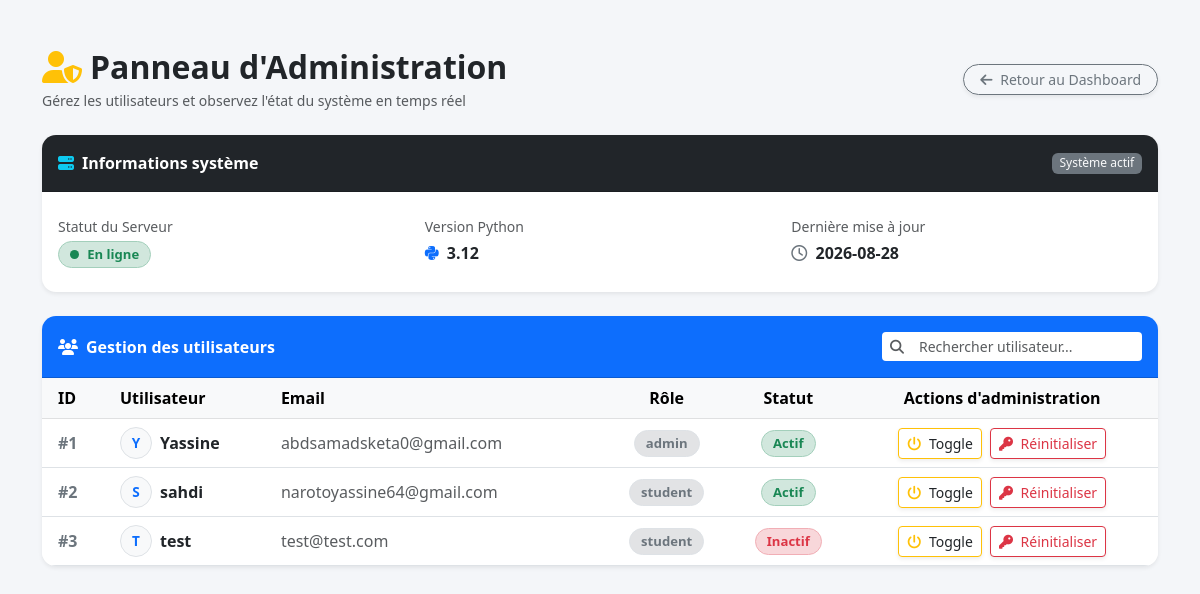
Page /admin (signed in) on the earlier database version.
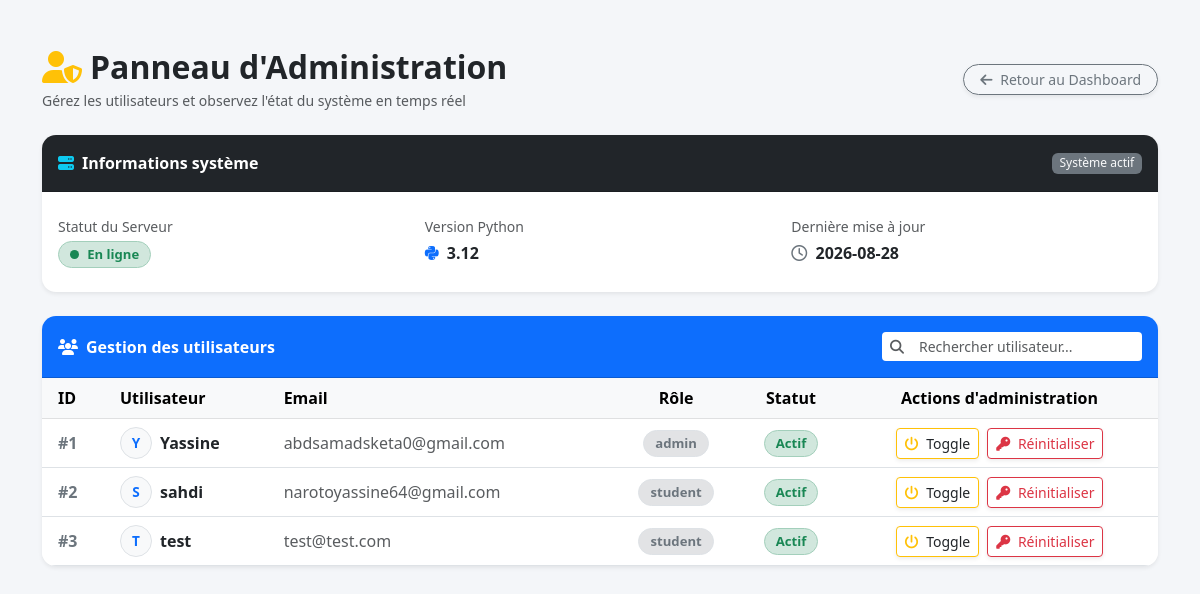
Same page on the later database version.
### tables this page shows
CREATE TABLE users (
            id INTEGER PRIMARY KEY AUTOINCREMENT,
            username TEXT UNIQUE NOT NULL,
            email TEXT UNIQUE NOT NULL,
            password TEXT NOT NULL,
            is_active INTEGER DEFAULT 1,
            created_at TIMESTAMP DEFAULT CURRENT_TIMESTAMP
        , role TEXT DEFAULT 'student', status TEXT DEFAULT 'Actif');

### app.py (the view)
@app.route('/admin')
def admin_panel():
    if not g.user or g.user['role'] != 'admin':
        return redirect('/')
    conn = get_db()
    users = conn.execute("SELECT id, username, email, role, status FROM users").fetchall()
    conn.close()
    system_info = {
        'python_version': '3.12',
        'status': 'Opérationnel',
        'server_time': '2026-08-28'
    }
    return render_template('admin.html', users=users, system_info=system_info)

### app.py (called while the page is built)
def get_db():
    conn = sqlite3.connect("database.db")
    conn.row_factory = sqlite3.Row
    return conn

@app.before_request
def load_logged_in_user():
    user_id = session.get("user_id")
    if user_id is None:
        g.user = None
    else:
        conn = get_db()
        g.user = conn.execute("SELECT * FROM users WHERE id = ?", (user_id,)).fetchone()
        conn.close()

### templates/admin.html (shortened to what the changed rows need)
<!DOCTYPE html>
<html lang="fr">
<head>
    <link href="https://cdn.jsdelivr.net/npm/bootstrap@5.3.0/dist/css/bootstrap.min.css" rel="stylesheet">
    <link rel="stylesheet" href="https://cdnjs.cloudflare.com/ajax/libs/font-awesome/6.4.0/css/all.min.css">
</head>
<body>
<div class="container py-5">
    <div class="d-flex flex-column flex-md-row justify-content-between align-items-md-center mb-4 gap-3">
        <div>
            <h2 class="fw-bold mb-1 text-dark">
                <i class="fa-solid fa-user-shield me-2 text-warning"></i>Panneau d'Administration
            </h2>
        </div>
    </div>
    <div class="row g-4">
        <div class="col-md-12">
            <div class="card card-modern shadow-sm border-0">
                <div class="card-body p-0">
                    <div class="table-responsive">
                        <table class="table table-hover align-middle mb-0" id="usersTable">
                            <thead class="table-light text-secondary">
                                <tr>
                                    <th scope="col" class="ps-3" style="width: 70px;">ID</th>
                                    <th scope="col">Utilisateur</th>
                                    <th scope="col">Email</th>
                                    <th scope="col" class="text-center">Rôle</th>
                                    <th scope="col" class="text-center">Statut</th>
                                    <th scope="col" class="text-center">Actions d'administration</th>
                                </tr>
                            </thead>
                            <tbody>
                                {% if users %}
                                    {% for user in users %}
                                    <tr class="user-row">
                                        <td class="ps-3 text-secondary fw-semibold">#{{ user['id'] }}</td>
                                        <td>
                                            <div class="d-flex align-items-center gap-2">
                                                <div class="rounded-circle bg-light d-flex align-items-center justify-content-center text-primary fw-bold border" style="width: 32px; height: 32px; font-size: 0.85rem;">
                                                    {{ user['username'][0] | upper }}
                                                </div>
                                                <strong class="text-dark search-target">{{ user['username'] }}</strong>
                                            </div>
                                        </td>
                                        <td class="text-muted search-target">{{ user['email'] if user['email'] else '-' }}</td>
                                        <td class="text-center">
                                            <span class="badge bg-secondary-subtle text-secondary border badge-pill-custom">
                                                {{ user['role'] if user['role'] else 'Étudiant' }}
                                            </span>
                                        </td>
                                        <td class="text-center">
                                            {% if user['status'] == 'Inactif' %}
                                                <span class="badge bg-danger-subtle text-danger border border-danger-subtle badge-pill-custom">Inactif</span>
                                            {% else %}
                                                <span class="badge bg-success-subtle text-success border border-success-subtle badge-pill-custom">Actif</span>
                                            {% endif %}
                                        </td>
                                        <td class="text-center">
                                            <div class="d-flex justify-content-center gap-2">
                                                <form action="/admin/toggle-user/{{ user['id'] }}" method="POST" class="d-inline">
                                                    <button type="submit" class="btn btn-sm btn-outline-warning text-dark border-warning bg-white btn-action px-2 py-1 shadow-sm" title="Activation / désactivation">
                                                        <i class="fa-solid fa-power-off text-warning me-1"></i> Toggle
                                                    </button>
                                                </form>
                                                <form action="/admin/reset-access/{{ user['id'] }}" method="POST" class="d-inline" onsubmit='return confirm("Voulez-vous réinitialiser les accès de cet utilisateur ?");'>
                                                    <button type="submit" class="btn btn-sm btn-outline-danger border-danger bg-white btn-action px-2 py-1 shadow-sm" title="Réinitialisation des accès">
                                                        <i class="fa-solid fa-key me-1"></i> Réinitialiser
                                                    </button>
                                                </form>
                                            </div>
                                        </td>
                                    </tr>
                                    {% endfor %}
                                {% endif %}
                            </tbody>
                        </table>
                    </div>
                </div>
            </div>
        </div>
    </div>
</div>
</body>
</html>

Differences in the rows shown:
changed users "test": status "Inactif" → "Actif"
